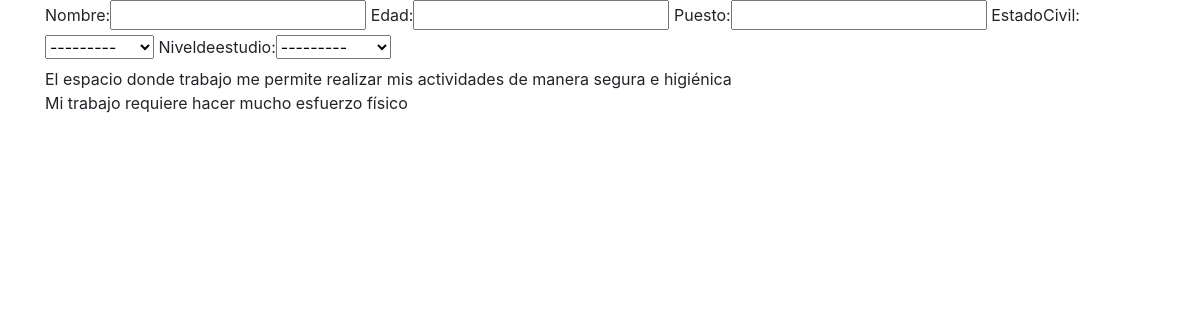
Page /form on the committed database.
### CuestionarioNom035/models.py (models this page shows)
class CuestPregunta(models.Model):
    cuestionario = models.ForeignKey(Cuestionario,on_delete=models.CASCADE)
    reactivo = models.ForeignKey(Reactivo,on_delete=models.CASCADE)
    def __str__(self):
        txt = "{0}"
        return txt.format(self.reactivo)

class Reactivo(models.Model):
    id = models.AutoField(primary_key=True)
    numero = models.IntegerField()
    pregunta = models.CharField(max_length=100)
    dimension = models.ForeignKey(Dimension, on_delete=models.CASCADE)
    def __str__(self):
        txt = "{0}"
        return txt.format(self.pregunta)

### CuestionarioNom035/views.py (the view)
# urls.py: path('form', views.cuestionario, name='prueba'),
def cuestionario(request):
    data = {
        'form': CuestionarioForm(),
        'preguntas': CuestPregunta.objects.filter(cuestionario=1)
    }
    return render(request, 'index.html', data)

### CuestionarioNom035/forms.py
class CuestionarioForm(forms.ModelForm):
    class Meta:
        model = RespCuestPregunta
        fields = ['nombre', 'edad', 'puesto', 'estadoCivil', 'niveldeestudio']

### Templates/index.html (shortened to what this page needs)
<!DOCTYPE html>
<html lang="en">
<head>
    <link rel="stylesheet" href="https://cdn.jsdelivr.net/npm/bootstrap@4.6.1/dist/css/bootstrap.min.css">
</head>
<body>
<div class="container">
    {{form}}
<br>
    {%for pregunta in preguntas%}
    {{pregunta}}
    <br>
    {%endfor%}
</div>
</body>
</html>

### rows in the picture
CuestPregunta: reactivo.pregunta "El espacio donde trabajo me permite realizar mis actividades de manera segura e higiénica"
CuestPregunta: reactivo.pregunta "Mi trabajo requiere hacer mucho esfuerzo físico"
